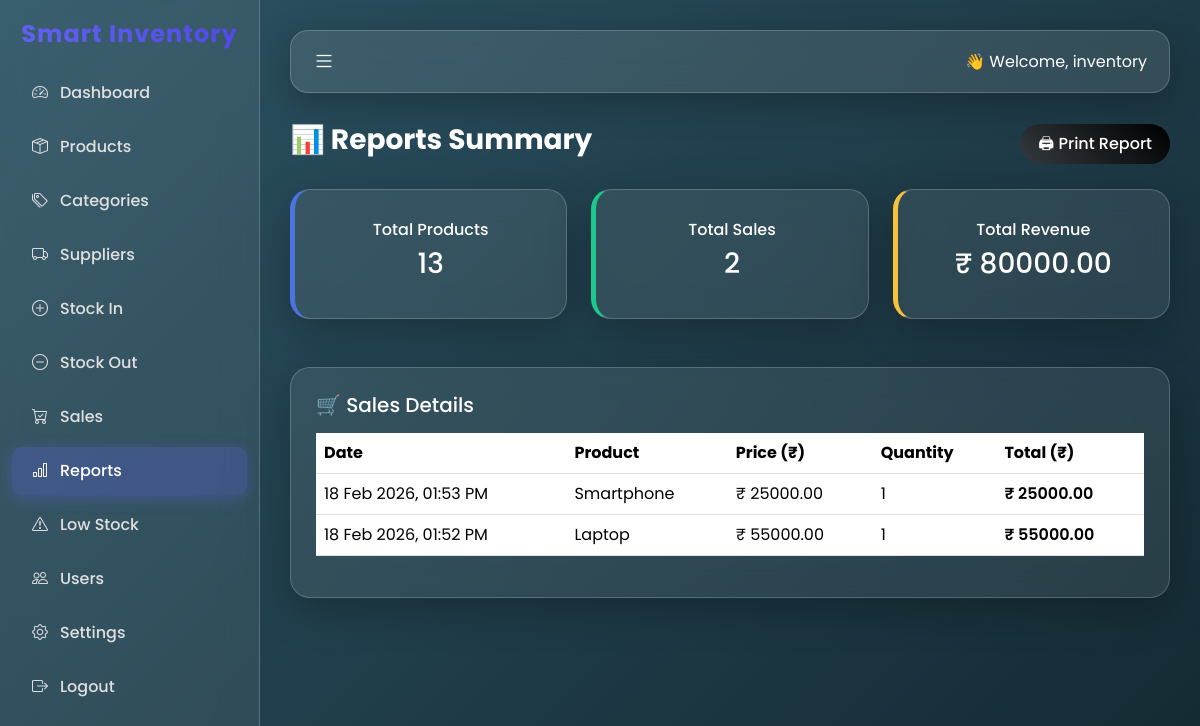
The app's page /reports/ (signed in) with its own data.
### inventory_app/models.py (models this page shows, shortened)
class Sale(models.Model):
    product = models.ForeignKey(
        Product,
        on_delete=models.CASCADE,
        related_name="sales"
    )
    quantity_sold = models.PositiveIntegerField()
    total_price = models.DecimalField(max_digits=10, decimal_places=2, blank=True)
    date = models.DateTimeField(auto_now_add=True)
    class Meta:
        ordering = ['-date']

class Product(models.Model):
    name = models.CharField(max_length=200)
    sku = models.CharField(max_length=50, unique=True)
    category = models.ForeignKey(
        Category,
        on_delete=models.CASCADE,
        related_name="products"
    )
    supplier = models.CharField(max_length=100, default="Default Supplier")
    price = models.DecimalField(max_digits=10, decimal_places=2)
    current_stock = models.PositiveIntegerField(default=0)
    reorder_level = models.PositiveIntegerField(default=10)
    created_at = models.DateTimeField(auto_now_add=True)
    class Meta:
        ordering = ['name']

### inventory_app/views.py (the view)
# urls.py: path('reports/', views.reports, name='reports'),
@login_required
def reports(request):
    total_products = Product.objects.count()
    total_sales = Sale.objects.aggregate(total=Sum('quantity_sold'))['total'] or 0
    revenue_expression = ExpressionWrapper(
        F('quantity_sold') * F('product__price'),
        output_field=DecimalField()
    )
    total_revenue = Sale.objects.aggregate(
        revenue=Sum(revenue_expression)
    )['revenue'] or 0
    sales = Sale.objects.all().order_by('-date')
    return render(request, 'reports.html', {
        'total_products': total_products,
        'total_sales': total_sales,
        'total_revenue': total_revenue,
        'sales': sales,
    })

### inventory_app/templates/reports.html (shortened to what this page needs)
{% extends 'base.html' %}
{% block content %}
<div class="fade-in">
<div class="d-flex justify-content-between align-items-center mb-4">
    <h3 class="fw-bold">📊 Reports Summary</h3>
    <button onclick="window.print()" class="btn btn-print text-white">
        🖨 Print Report
    </button>
</div>
<div class="row g-4 mb-5">
    <div class="col-md-4">
        <div class="report-card blue">
            <h6>Total Products</h6>
            <h3>{{ total_products }}</h3>
        </div>
    </div>
    <div class="col-md-4">
        <div class="report-card green">
            <h6>Total Sales</h6>
            <h3>{{ total_sales }}</h3>
        </div>
    </div>
    <div class="col-md-4">
        <div class="report-card orange">
            <h6>Total Revenue</h6>
            <h3>₹ {{ total_revenue|floatformat:2 }}</h3>
        </div>
    </div>
</div>
<div class="table-card">
    <h5 class="mb-3">🛒 Sales Details</h5>
    <div class="table-responsive">
        <table class="table table-hover align-middle">
            <thead>
                <tr>
                    <th>Date</th>
                    <th>Product</th>
                    <th>Price (₹)</th>
                    <th>Quantity</th>
                    <th>Total (₹)</th>
                </tr>
            </thead>
            <tbody>
                {% for sale in sales %}
                <tr>
                    <td>{{ sale.date|date:"d M Y, h:i A" }}</td>
                    <td>{{ sale.product.name }}</td>
                    <td>₹ {{ sale.product.price|floatformat:2 }}</td>
                    <td>{{ sale.quantity_sold }}</td>
                    <td class="revenue-text">
                        ₹ {{ sale.total_price|floatformat:2 }}
                    </td>
                </tr>
                {% empty %}
                <tr>
                    <td colspan="5" class="text-center">
                        No sales data available.
                    </td>
                </tr>
                {% endfor %}
            </tbody>
        </table>
    </div>
</div>
</div>
{% endblock %}

### inventory_app/templates/base.html (shortened to what this page needs)
<!DOCTYPE html>
<html>
<head>
    <link href="https://cdn.jsdelivr.net/npm/bootstrap@5.3.2/dist/css/bootstrap.min.css" rel="stylesheet">
    <link href="https://cdn.jsdelivr.net/npm/bootstrap-icons/font/bootstrap-icons.css" rel="stylesheet">
</head>
<body>
<div class="sidebar">
    <h4>Smart Inventory</h4>
    <a href="{% url 'dashboard' %}" class="{% if request.resolver_match.url_name == 'dashboard' %}active{% endif %}">
        <i class="bi bi-speedometer2"></i><span>Dashboard</span>
    </a>
    <a href="{% url 'product_list' %}" class="{% if request.resolver_match.url_name == 'product_list' %}active{% endif %}">
        <i class="bi bi-box-seam"></i><span>Products</span>
    </a>
    <a href="{% url 'category_list' %}" class="{% if request.resolver_match.url_name == 'category_list' %}active{% endif %}">
        <i class="bi bi-tags"></i><span>Categories</span>
    </a>
    <a href="{% url 'supplier_list' %}" class="{% if request.resolver_match.url_name == 'supplier_list' %}active{% endif %}">
        <i class="bi bi-truck"></i><span>Suppliers</span>
    </a>
    <a href="{% url 'stock_in' %}" class="{% if request.resolver_match.url_name == 'stock_in' %}active{% endif %}">
        <i class="bi bi-plus-circle"></i><span>Stock In</span>
    </a>
    <a href="{% url 'stock_out' %}" class="{% if request.resolver_match.url_name == 'stock_out' %}active{% endif %}">
        <i class="bi bi-dash-circle"></i><span>Stock Out</span>
    </a>
    <a href="{% url 'sale_history' %}" class="{% if request.resolver_match.url_name == 'sale_history' %}active{% endif %}">
        <i class="bi bi-cart-check"></i><span>Sales</span>
    </a>
    <a href="{% url 'reports' %}" class="{% if request.resolver_match.url_name == 'reports' %}active{% endif %}">
        <i class="bi bi-bar-chart"></i><span>Reports</span>
    </a>
    <a href="{% url 'low_stock' %}" class="{% if request.resolver_match.url_name == 'low_stock' %}active{% endif %}">
        <i class="bi bi-exclamation-triangle"></i><span>Low Stock</span>
    </a>
    <a href="{% url 'user_list' %}">
        <i class="bi bi-people"></i><span>Users</span>
    </a>
    <a href="{% url 'settings' %}">
        <i class="bi bi-gear"></i><span>Settings</span>
    </a>
    <a href="{% url 'logout' %}">
        <i class="bi bi-box-arrow-right"></i><span>Logout</span>
    </a>
</div>
<div class="content">
    <div class="topbar d-flex justify-content-between align-items-center">
        <div>
            <i class="bi bi-list toggle-btn" onclick="toggleSidebar()"></i>
        </div>
        <div>
            👋 Welcome, {{ request.user.username }}
        </div>
    </div>
    {% block content %}{% endblock %}
</div>
</body>
</html>

### inventory_app/templates/base.html (style rules this page uses)
* { font-family: 'Poppins', sans-serif; }
body { overflow-x: hidden; background: linear-gradient(-45deg, #141E30, #243B55, #0f2027, #2c5364); background-size: 400% 400%; animation: gradientBG 18s ease infinite; color: white; }
.sidebar { height: 100vh; width: 260px; position: fixed; backdrop-filter: blur(18px); background: rgba(255, 255, 255, 0.07); border-right: 1px solid rgba(255,255,255,0.2); padding-top: 20px; transition: 0.4s ease; }
.sidebar h4 { font-weight: 700; letter-spacing: 1px; text-align: center; margin-bottom: 20px; background: linear-gradient(45deg, #6366f1, #4f46e5); background-clip: text; -webkit-background-clip: text; color: transparent; -webkit-text-fill-color: transparent; }
.sidebar a { color: #e0e0e0; display: flex; align-items: center; gap: 12px; padding: 12px 20px; text-decoration: none; transition: 0.3s ease; border-radius: 10px; margin: 6px 12px; font-weight: 500; }
.sidebar a.active { background: rgba(99,102,241,0.25); color: white; box-shadow: 0 4px 15px rgba(99,102,241,0.3); }
.content { margin-left: 260px; padding: 30px; transition: 0.4s ease; }
.topbar { backdrop-filter: blur(15px); background: rgba(255,255,255,0.1); padding: 14px 22px; margin-bottom: 30px; border-radius: 18px; border: 1px solid rgba(255,255,255,0.2); box-shadow: 0 10px 35px rgba(0,0,0,0.25); animation: fadeDown 0.6s ease; }
.btn { border-radius: 30px; padding: 8px 20px; font-weight: 500; transition: 0.3s ease; }
.toggle-btn { cursor: pointer; font-size: 22px; transition: 0.3s; }

### inventory_app/templates/reports.html (style rules this page uses)
.fade-in { animation: fadeIn 0.6s ease-in-out; }
.report-card { backdrop-filter: blur(15px); background: rgba(255,255,255,0.08); border: 1px solid rgba(255,255,255,0.2); padding: 30px; border-radius: 20px; text-align: center; box-shadow: 0 12px 40px rgba(0,0,0,0.25); transition: 0.3s ease; color: white; }
.blue { border-left: 5px solid #4e73df; }
.green { border-left: 5px solid #1cc88a; }
.orange { border-left: 5px solid #f6c23e; }
.table-card { backdrop-filter: blur(15px); background: rgba(255,255,255,0.08); border: 1px solid rgba(255,255,255,0.2); padding: 25px; border-radius: 20px; box-shadow: 0 12px 40px rgba(0,0,0,0.25); color: white; }
.table { color: white; }
.table thead { background: rgba(255,255,255,0.15); }
.revenue-text { font-weight: 600; color: #20c997; }
.btn-print { background: linear-gradient(45deg, #343a40, #000); border: none; border-radius: 30px; padding: 8px 18px; transition: 0.3s ease; }

### records on screen
Sale: date "18 Feb 2026, 01:53 PM", product.name "Smartphone", product.price "25000.00", quantity_sold "1", total_price "25000.00"
Sale: date "18 Feb 2026, 01:52 PM", product.name "Laptop", product.price "55000.00", quantity_sold "1", total_price "55000.00"

### other values on screen
{{ request.user.username }} "inventory"
{{ total_products }} "13"
{{ total_sales }} "2"
{{ total_revenue|floatformat:2 }} "80000.00"
